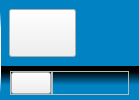
<?xml version="1.0" encoding="UTF-8"?>
<ui version="4.0">
 <class>IconsWidget</class>
 <widget class="QWidget" name="IconsWidget">
  <property name="windowModality">
   <enum>Qt::NonModal</enum>
  </property>
  <property name="geometry">
   <rect>
    <x>0</x>
    <y>0</y>
    <width>139</width>
    <height>100</height>
   </rect>
  </property>
  <property name="sizePolicy">
   <sizepolicy hsizetype="Preferred" vsizetype="Preferred">
    <horstretch>0</horstretch>
    <verstretch>0</verstretch>
   </sizepolicy>
  </property>
  <property name="maximumSize">
   <size>
    <width>16777215</width>
    <height>16777215</height>
   </size>
  </property>
  <property name="font">
   <font>
    <pointsize>6</pointsize>
   </font>
  </property>
  <property name="windowTitle">
   <string>Form</string>
  </property>
  <property name="windowOpacity">
   <double>1.000000000000000</double>
  </property>
  <property name="styleSheet">
   <string notr="true"/>
  </property>
  <layout class="QGridLayout" name="gridLayout" rowstretch="2,1">
   <property name="leftMargin">
    <number>0</number>
   </property>
   <property name="topMargin">
    <number>0</number>
   </property>
   <property name="rightMargin">
    <number>0</number>
   </property>
   <property name="bottomMargin">
    <number>0</number>
   </property>
   <property name="spacing">
    <number>0</number>
   </property>
   <item row="0" column="0">
    <widget class="QWidget" name="widget_1" native="true">
     <property name="styleSheet">
      <string notr="true">QWidget#widget_1
{
	background-color: rgba(0, 130, 195);
    border-left:1px solid qlineargradient(spread:reflect, x1:0.49435, y1:0.068, x2:0.50565, y2:0.75, stop:0.158192 rgba(0, 130, 195, 255), stop:0.559322 rgba(255, 255, 255, 255));
}</string>
     </property>
     <layout class="QHBoxLayout" name="horizontalLayout" stretch="3,2">
      <property name="spacing">
       <number>9</number>
      </property>
      <item>
       <widget class="QPushButton" name="pushButton_keyboard">
        <property name="sizePolicy">
         <sizepolicy hsizetype="Preferred" vsizetype="Preferred">
          <horstretch>0</horstretch>
          <verstretch>0</verstretch>
         </sizepolicy>
        </property>
        <property name="styleSheet">
         <string notr="true">border-image: url(:/file/resources/keyboard.png);</string>
        </property>
        <property name="text">
         <string/>
        </property>
       </widget>
      </item>
      <item>
       <widget class="QFrame" name="frame_batteryIcon">
        <property name="styleSheet">
         <string notr="true"/>
        </property>
        <layout class="QVBoxLayout" name="verticalLayout">
         <property name="spacing">
          <number>3</number>
         </property>
         <property name="leftMargin">
          <number>0</number>
         </property>
         <property name="topMargin">
          <number>0</number>
         </property>
         <property name="rightMargin">
          <number>0</number>
         </property>
         <property name="bottomMargin">
          <number>0</number>
         </property>
         <item>
          <widget class="QLabel" name="label_2">
           <property name="styleSheet">
            <string notr="true">border-image: url(:/file/resources/battery1.jpg);</string>
           </property>
           <property name="text">
            <string/>
           </property>
          </widget>
         </item>
         <item>
          <widget class="QLabel" name="label_1">
           <property name="styleSheet">
            <string notr="true">border-image: url(:/file/resources/battery2.jpg);</string>
           </property>
           <property name="text">
            <string/>
           </property>
          </widget>
         </item>
        </layout>
       </widget>
      </item>
     </layout>
    </widget>
   </item>
   <item row="1" column="0">
    <widget class="QWidget" name="widget_2" native="true">
     <property name="styleSheet">
      <string notr="true">QWidget#widget_2
{
	background-color: qlineargradient(spread:pad, x1:0.5, y1:0, x2:0.5, y2:1, stop:0.158192 rgba(0, 0, 0, 255), stop:0.559322 rgba(0, 130, 195, 255));
	border-left:1px solid qlineargradient(spread:pad, x1:0.5, y1:0.15, x2:0.5, y2:1, stop:0.158192 rgba(255, 255, 255, 255), stop:0.757062 rgba(0, 130, 195, 255));
}</string>
     </property>
     <layout class="QGridLayout" name="gridLayout_3" columnstretch="1,5">
      <property name="leftMargin">
       <number>10</number>
      </property>
      <property name="topMargin">
       <number>5</number>
      </property>
      <property name="rightMargin">
       <number>10</number>
      </property>
      <property name="bottomMargin">
       <number>5</number>
      </property>
      <property name="spacing">
       <number>0</number>
      </property>
      <item row="0" column="0">
       <widget class="QFrame" name="frame">
        <property name="frameShape">
         <enum>QFrame::StyledPanel</enum>
        </property>
        <property name="frameShadow">
         <enum>QFrame::Raised</enum>
        </property>
        <layout class="QHBoxLayout" name="horizontalLayout_2" stretch="0">
         <property name="spacing">
          <number>0</number>
         </property>
         <property name="leftMargin">
          <number>0</number>
         </property>
         <property name="topMargin">
          <number>0</number>
         </property>
         <property name="rightMargin">
          <number>0</number>
         </property>
         <property name="bottomMargin">
          <number>0</number>
         </property>
         <item>
          <widget class="QPushButton" name="pushButton_set">
           <property name="sizePolicy">
            <sizepolicy hsizetype="Preferred" vsizetype="Preferred">
             <horstretch>0</horstretch>
             <verstretch>0</verstretch>
            </sizepolicy>
           </property>
           <property name="styleSheet">
            <string notr="true">border-image: url(:/file/resources/set.png);</string>
           </property>
           <property name="text">
            <string/>
           </property>
          </widget>
         </item>
        </layout>
       </widget>
      </item>
      <item row="0" column="1">
       <widget class="QFrame" name="frame_showOther">
        <property name="frameShape">
         <enum>QFrame::StyledPanel</enum>
        </property>
        <property name="frameShadow">
         <enum>QFrame::Raised</enum>
        </property>
       </widget>
      </item>
     </layout>
    </widget>
   </item>
  </layout>
 </widget>
 <resources/>
 <connections/>
</ui>
